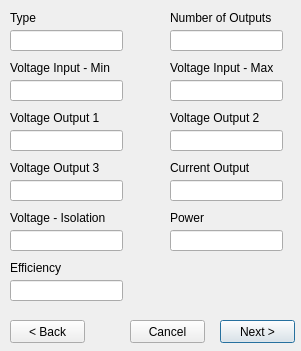
<?xml version="1.0" encoding="UTF-8"?>
<ui version="4.0">
 <class>Dialog</class>
 <widget class="QDialog" name="Dialog">
  <property name="geometry">
   <rect>
    <x>0</x>
    <y>0</y>
    <width>301</width>
    <height>351</height>
   </rect>
  </property>
  <property name="windowTitle">
   <string>Dialog</string>
  </property>
  <widget class="QLabel" name="lbl_vout_1">
   <property name="geometry">
    <rect>
     <x>10</x>
     <y>110</y>
     <width>111</width>
     <height>16</height>
    </rect>
   </property>
   <property name="text">
    <string>Voltage Output 1</string>
   </property>
  </widget>
  <widget class="QLabel" name="lbl_num_outputs">
   <property name="geometry">
    <rect>
     <x>170</x>
     <y>10</y>
     <width>111</width>
     <height>16</height>
    </rect>
   </property>
   <property name="text">
    <string>Number of Outputs</string>
   </property>
  </widget>
  <widget class="QLabel" name="lbl_vin_min">
   <property name="geometry">
    <rect>
     <x>10</x>
     <y>60</y>
     <width>111</width>
     <height>16</height>
    </rect>
   </property>
   <property name="text">
    <string>Voltage Input - Min</string>
   </property>
  </widget>
  <widget class="QLabel" name="lbl_vout_2">
   <property name="geometry">
    <rect>
     <x>170</x>
     <y>110</y>
     <width>111</width>
     <height>16</height>
    </rect>
   </property>
   <property name="text">
    <string>Voltage Output 2</string>
   </property>
  </widget>
  <widget class="QLabel" name="lbl_type">
   <property name="geometry">
    <rect>
     <x>10</x>
     <y>10</y>
     <width>111</width>
     <height>16</height>
    </rect>
   </property>
   <property name="text">
    <string>Type</string>
   </property>
  </widget>
  <widget class="QLineEdit" name="box_power_type">
   <property name="geometry">
    <rect>
     <x>10</x>
     <y>30</y>
     <width>113</width>
     <height>21</height>
    </rect>
   </property>
  </widget>
  <widget class="QLineEdit" name="box_vout_2">
   <property name="geometry">
    <rect>
     <x>170</x>
     <y>130</y>
     <width>113</width>
     <height>21</height>
    </rect>
   </property>
  </widget>
  <widget class="QLineEdit" name="box_vout_1">
   <property name="geometry">
    <rect>
     <x>10</x>
     <y>130</y>
     <width>113</width>
     <height>21</height>
    </rect>
   </property>
  </widget>
  <widget class="QLabel" name="lbl_vin_max">
   <property name="geometry">
    <rect>
     <x>170</x>
     <y>60</y>
     <width>111</width>
     <height>16</height>
    </rect>
   </property>
   <property name="text">
    <string>Voltage Input - Max</string>
   </property>
  </widget>
  <widget class="QLineEdit" name="box_num_outputs">
   <property name="geometry">
    <rect>
     <x>170</x>
     <y>30</y>
     <width>113</width>
     <height>21</height>
    </rect>
   </property>
  </widget>
  <widget class="QLineEdit" name="box_vin_min">
   <property name="geometry">
    <rect>
     <x>10</x>
     <y>80</y>
     <width>113</width>
     <height>21</height>
    </rect>
   </property>
  </widget>
  <widget class="QLineEdit" name="box_vin_max">
   <property name="geometry">
    <rect>
     <x>170</x>
     <y>80</y>
     <width>113</width>
     <height>21</height>
    </rect>
   </property>
  </widget>
  <widget class="QLabel" name="lbl_efficiency">
   <property name="geometry">
    <rect>
     <x>10</x>
     <y>260</y>
     <width>111</width>
     <height>16</height>
    </rect>
   </property>
   <property name="text">
    <string>Efficiency</string>
   </property>
  </widget>
  <widget class="QLabel" name="lbl_current_output">
   <property name="geometry">
    <rect>
     <x>170</x>
     <y>160</y>
     <width>111</width>
     <height>16</height>
    </rect>
   </property>
   <property name="text">
    <string>Current Output</string>
   </property>
  </widget>
  <widget class="QLabel" name="lbl_voltage_iso">
   <property name="geometry">
    <rect>
     <x>10</x>
     <y>210</y>
     <width>111</width>
     <height>16</height>
    </rect>
   </property>
   <property name="text">
    <string>Voltage - Isolation</string>
   </property>
  </widget>
  <widget class="QLabel" name="lbl_vout_3">
   <property name="geometry">
    <rect>
     <x>10</x>
     <y>160</y>
     <width>111</width>
     <height>16</height>
    </rect>
   </property>
   <property name="text">
    <string>Voltage Output 3</string>
   </property>
  </widget>
  <widget class="QLineEdit" name="box_vout_3">
   <property name="geometry">
    <rect>
     <x>10</x>
     <y>180</y>
     <width>113</width>
     <height>21</height>
    </rect>
   </property>
  </widget>
  <widget class="QLineEdit" name="box_efficiency">
   <property name="geometry">
    <rect>
     <x>10</x>
     <y>280</y>
     <width>113</width>
     <height>21</height>
    </rect>
   </property>
  </widget>
  <widget class="QLabel" name="lbl_power">
   <property name="geometry">
    <rect>
     <x>170</x>
     <y>210</y>
     <width>111</width>
     <height>16</height>
    </rect>
   </property>
   <property name="text">
    <string>Power</string>
   </property>
  </widget>
  <widget class="QLineEdit" name="box_current_output">
   <property name="geometry">
    <rect>
     <x>170</x>
     <y>180</y>
     <width>113</width>
     <height>21</height>
    </rect>
   </property>
  </widget>
  <widget class="QLineEdit" name="box_voltage_iso">
   <property name="geometry">
    <rect>
     <x>10</x>
     <y>230</y>
     <width>113</width>
     <height>21</height>
    </rect>
   </property>
  </widget>
  <widget class="QLineEdit" name="box_power">
   <property name="geometry">
    <rect>
     <x>170</x>
     <y>230</y>
     <width>113</width>
     <height>21</height>
    </rect>
   </property>
  </widget>
  <widget class="QPushButton" name="btn_next">
   <property name="geometry">
    <rect>
     <x>220</x>
     <y>320</y>
     <width>75</width>
     <height>23</height>
    </rect>
   </property>
   <property name="text">
    <string>Next &gt;</string>
   </property>
  </widget>
  <widget class="QPushButton" name="btn_back">
   <property name="geometry">
    <rect>
     <x>10</x>
     <y>320</y>
     <width>75</width>
     <height>23</height>
    </rect>
   </property>
   <property name="text">
    <string>&lt; Back</string>
   </property>
  </widget>
  <widget class="QPushButton" name="btn_cancel">
   <property name="geometry">
    <rect>
     <x>130</x>
     <y>320</y>
     <width>75</width>
     <height>23</height>
    </rect>
   </property>
   <property name="text">
    <string>Cancel</string>
   </property>
  </widget>
 </widget>
 <resources/>
 <connections/>
</ui>
